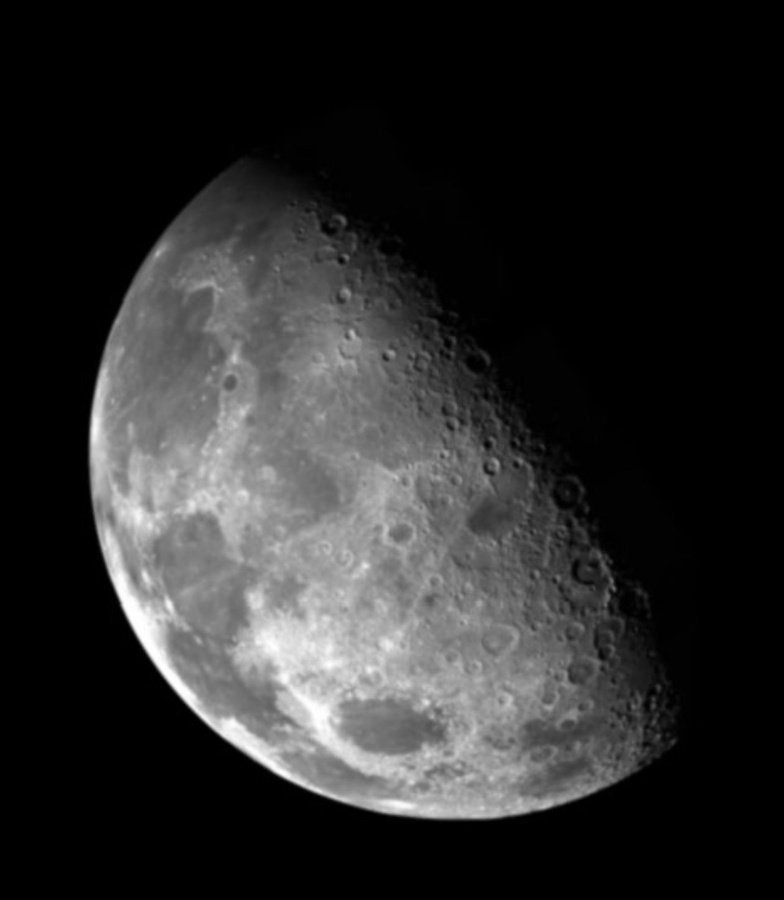
#> input picture DIPcode/project1/3.05/3.40(a).jpg, 784 x 900 px, shrunk from 1260 x 1445 before the run
$ python 3.05.py
#> lines starting #> are read from the running program, lines starting #| are printed output that depends on the picture

import cv2
import numpy as np

# 3.03.py 部分
def add_images(img1, img2):
	return cv2.add(img1, img2)

def multiply_images(img1, img2_or_const):
	if isinstance(img2_or_const, (int, float)):
		return cv2.multiply(img1, np.full(img1.shape, img2_or_const, dtype=img1.dtype))
	else:
		return cv2.multiply(img1, img2_or_const)

# 3.04.py 部分
def spatial_filtering(image, kernel):
	return cv2.filter2D(image, -1, kernel)

def main():
	# 读取原图像
	img = cv2.imread(r'3.40(a).jpg', cv2.IMREAD_GRAYSCALE)
#> img is the input picture: shape (900, 784); min 0, max 255, mean 43.2
	if img is None:
		print('Please ensure 3.40(a).jpg exists')
		return

	# 拉普拉斯掩模（中心8，周围-1）
	laplacian_kernel = np.array([
		[-1, -1, -1],
		[-1,  8, -1],
		[-1, -1, -1]
	], dtype=np.float32)

	# 拉普拉斯滤波
	laplacian = spatial_filtering(img, laplacian_kernel)
#> in spatial_filtering, `return cv2.filter2D(image, -1, kernel)`:
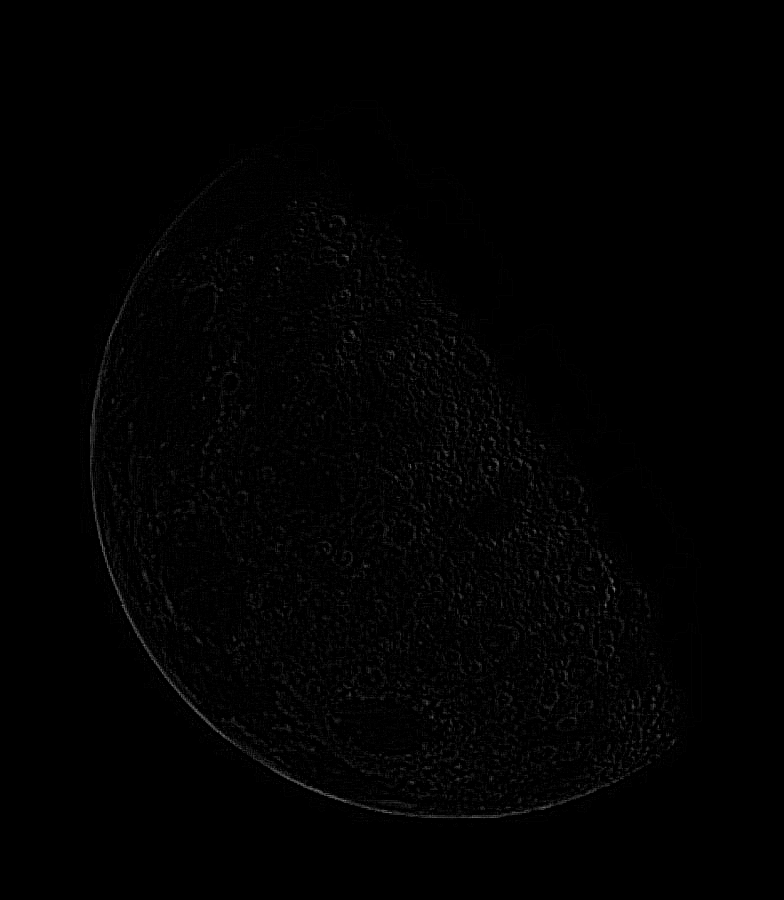
#> returned value: shape (900, 784); min 0, max 135, mean 1.8

	# c系数，可根据需要调整
	c = 1.0
	laplacian_c = multiply_images(laplacian, c)

	# 增强：g(x, y) = f(x, y) + c * [∇²f(x, y)]
	enhanced = add_images(img, laplacian_c)
	cv2.imwrite('laplacian_enhanced.png', enhanced)
	print('saved laplacian_enhanced.png')

	# 同时展示原图和处理后图片
	cv2.imshow('Original Image', img)
	cv2.imshow('Laplacian Enhanced', enhanced)
	cv2.waitKey(0)
	cv2.destroyAllWindows()

if __name__ == '__main__':
	main()
